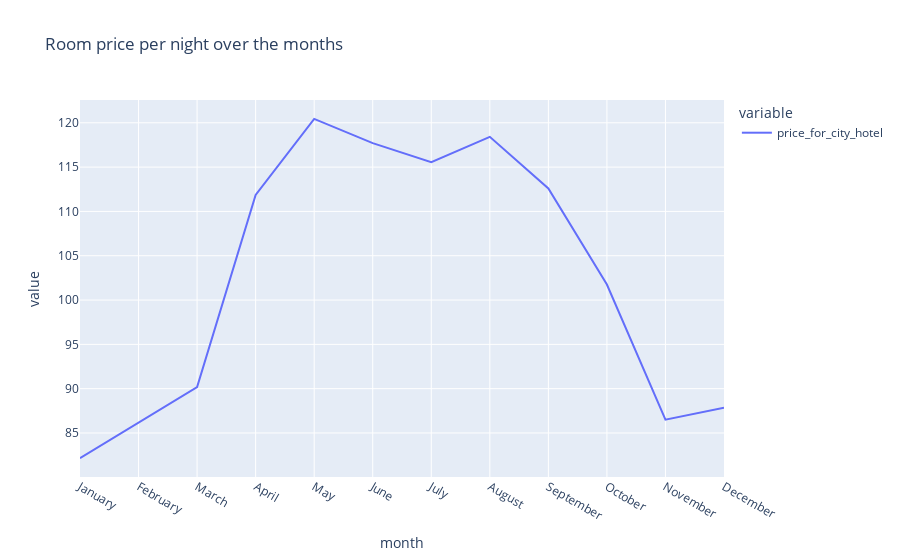

The code cell stored with this chart in its notebook:
### Code cell
px.line(final, x='month', y=['price_for_city_hotel'], title='Room price per night over the months')

### Figure 1 — Plotly figure (JSON) as saved in the notebook; plotly's stock layout.template omitted (floating-point values rounded to 4 significant figures)
{"data": [{"hovertemplate": "variable=price_for_city_hotel<br>month=%{x}<br>value=%{y}<extra></extra>", "legendgroup": "price_for_city_hotel", "line": {"color": "#636efa", "dash": "solid"}, "marker": {"symbol": "circle"}, "mode": "lines", "name": "price_for_city_hotel", "orientation": "v", "showlegend": true, "type": "scatter", "x": ["January", "February", "March", "April", "May", "June", "July", "August", "September", "October", "November", "December"], "xaxis": "x", "y": [82.16, 86.18, 90.17, 111.9, 120.4, 117.7, 115.6, 118.4, 112.6, 101.7, 86.5, 87.86], "yaxis": "y"}], "layout": {"legend": {"title": {"text": "variable"}, "tracegroupgap": 0}, "title": {"text": "Room price per night over the months"}, "xaxis": {"anchor": "y", "domain": [0, 1], "title": {"text": "month"}}, "yaxis": {"anchor": "x", "domain": [0, 1], "title": {"text": "value"}}}}
